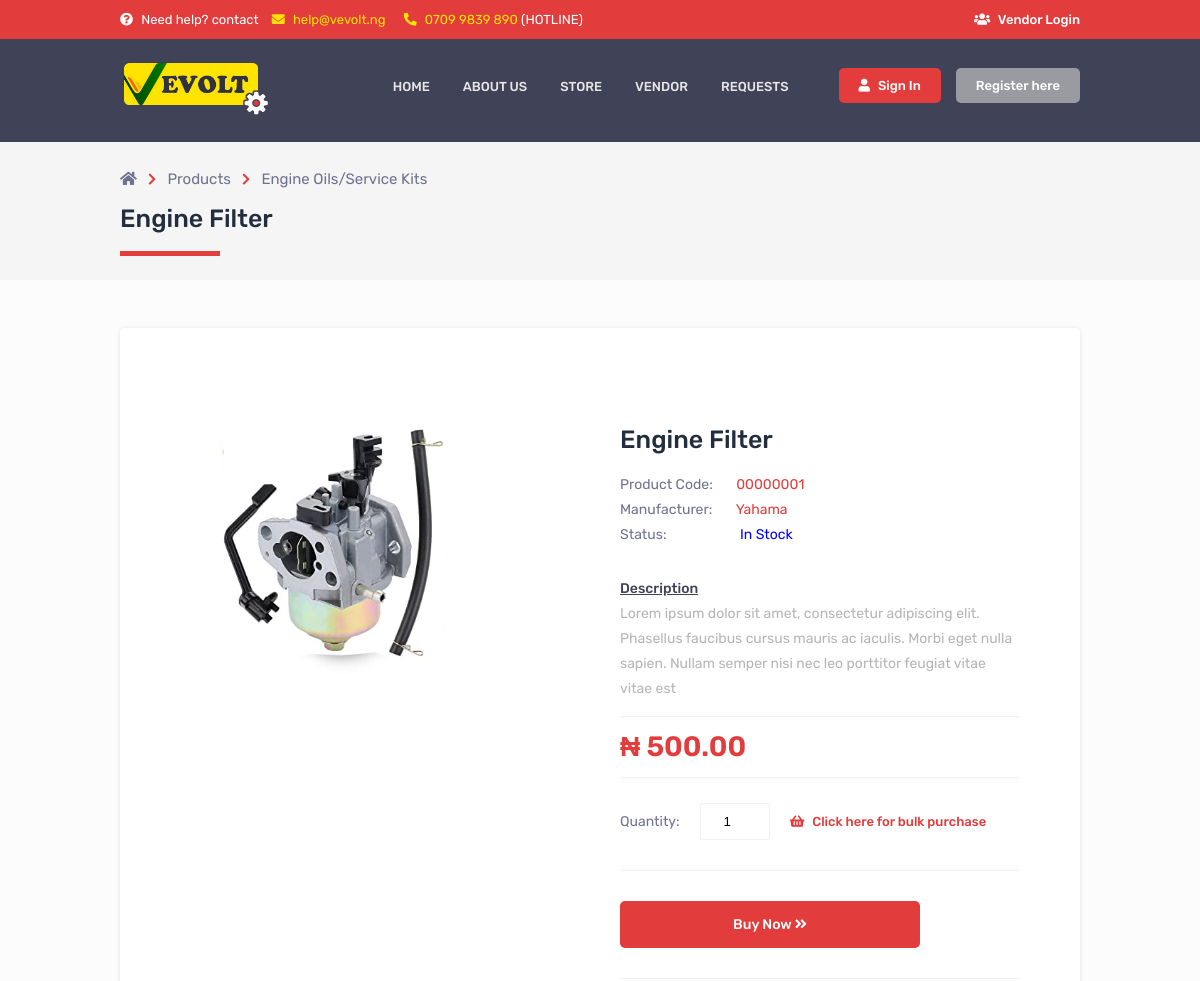
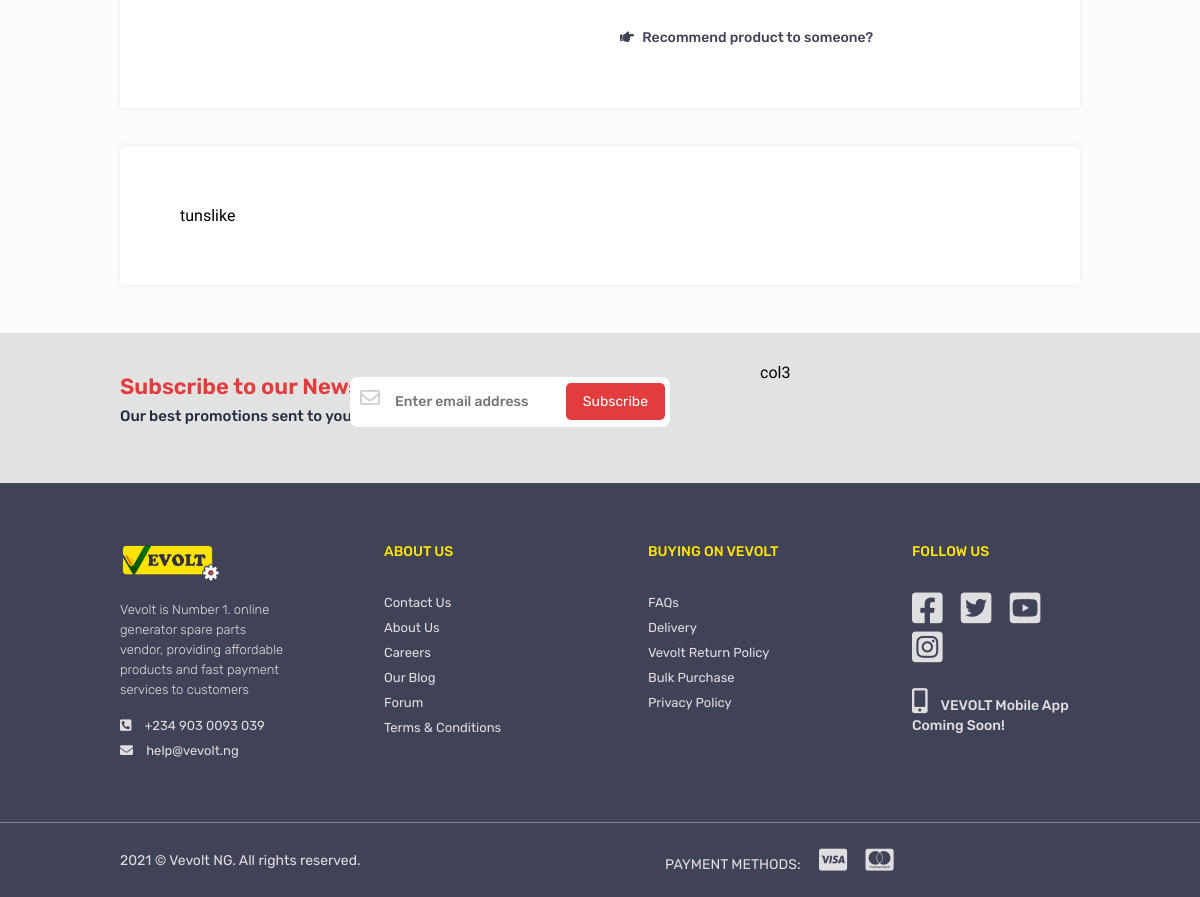
Page /stores/product?sku=1&pid=1aa5045eec80bd2817cc927f9a5303f4 on the committed database (2 pictures, top to bottom).
### tables this page shows
CREATE TABLE `esb_products` (
  `SEQ_NUM` int(11) NOT NULL,
  `PRODUCT_ID` varchar(250) NOT NULL,
  `STORE_ID` varchar(250) NOT NULL,
  `CATEGORY_ID` int(11) NOT NULL,
  `NAME` varchar(250) NOT NULL,
  `AMOUNT` double(18,2) NOT NULL,
  `DESCRIPTION` varchar(500) NOT NULL,
  `IMAGE` blob NOT NULL,
  `FILE_NAME` varchar(500) NOT NULL,
  `QUANTITY` int(11) NOT NULL DEFAULT 0,
  `TOTAL_SOLD` int(11) NOT NULL DEFAULT 1,
  `MANUFACTURER` varchar(500) NOT NULL,
  `DATE_CREATED` datetime NOT NULL,
  `MODIFIED_DATE` datetime NOT NULL,
  `STATUS` int(11) NOT NULL DEFAULT 0,
  `PRODUCT_CODE` varchar(250) NOT NULL
);

CREATE TABLE `esb_product_category` (
  `SEQ_NUM` int(11) NOT NULL,
  `CATEGORY` varchar(500) NOT NULL,
  `DATE_CREATED` datetime NOT NULL,
  `ACTIVE` int(11) NOT NULL DEFAULT 0
);

### app/controllers/Stores.php (called while the page is built, shortened)
<?php
class Stores extends Controller {
    public function __construct(){
        $this->userModel = $this->model('Store');
    }
    public function product() {
        $product = $_GET['pid'];
        $productDetails = $this->userModel->getProductDetails($product);
        $data = [
            'title' => $productDetails->NAME .' - '. SITENAME,
            'details' => $productDetails
        ];
        $this->view('stores/product', $data);
    }
}

### app/libraries/Core.php (called while the page is built, shortened)
<?php
  class Core {
    protected $currentMethod = 'index';
    public function __construct(){
      $url = $this->getUrl();
      if(file_exists('../app/controllers/' . ucwords($url[0]). '.php')){
        unset($url[0]);
      }
      $this->currentController = new $this->currentController;
      if(isset($url[1])){
        if(method_exists($this->currentController, $url[1])){
          $this->currentMethod = $url[1];
          unset($url[1]);
        }
      }
      $this->params = $url ? array_values($url) : [];
      call_user_func_array([$this->currentController, $this->currentMethod], $this->params);
    }
    public function getUrl(){
      if(isset($_GET['url'])){
        $url = rtrim($_GET['url'], '/');
        $url = filter_var($url, FILTER_SANITIZE_URL);
        $url = explode('/', $url);
        return $url;
      }
    }
  }

### app/require.php (called while the page is built, shortened)
<?php
    require_once 'libraries/Core.php';
    require_once 'libraries/Controller.php';
    require_once 'libraries/Database.php';
    $init = new Core();

### public/index.php (called while the page is built)
<?php
    require_once '../app/require.php';

### app/libraries/Database.php (called while the page is built, shortened)
<?php
    class Database {
        private $dbHost = DB_HOST;
        private $dbUser = DB_USER;
        private $dbPass = DB_PASS;
        private $dbName = DB_NAME;
        private $statement;
        private $dbHandler;
        public function __construct() {
            $conn = 'mysql:host=' . $this->dbHost . ';dbname=' . $this->dbName;
            $options = array(
                PDO::ATTR_PERSISTENT => true,
                PDO::ATTR_ERRMODE => PDO::ERRMODE_EXCEPTION
            );
            try {
                $this->dbHandler = new PDO($conn, $this->dbUser, $this->dbPass, $options);
            } catch (PDOException $e) {
                $this->error = $e->getMessage();
                echo $this->error;
            }
        }
        public function query($sql) {
            $this->statement = $this->dbHandler->prepare($sql);
        }
        public function bind($parameter, $value, $type = null) {
            switch (is_null($type)) {
                default:
                    $type = PDO::PARAM_STR;
            }
            $this->statement->bindValue($parameter, $value, $type);
        }
        public function execute() {
            return $this->statement->execute();
        }
        public function single() {
            $this->execute();
            return $this->statement->fetch(PDO::FETCH_OBJ);
        }
    }

### app/models/Store.php (called while the page is built, shortened)
<?php
class Store {
    private $db;
    public function __construct() {
        $this->db = new Database;
    }
    public function getProductDetails($productid) {
        $this->db->query('SELECT PRODUCT_ID, AMOUNT, NAME, C.CATEGORY, DESCRIPTION, FILE_NAME, MANUFACTURER, PRODUCT_CODE, QUANTITY FROM esb_products P
                          LEFT JOIN esb_product_category C ON P.CATEGORY_ID = C.SEQ_NUM
                         WHERE STATUS = 0 AND PRODUCT_ID = :productid');
        $this->db->bind(':productid', $productid);
        $row = $this->db->single();
        return $row;
    }
}

### app/views/stores/product.php (the view, shortened to what this page needs)
<?php
   require APPROOT . '/views/includes/header.php';
?>
<div class="innerheader" style="padding-top:1%; padding-bottom:2%;">
    <div class="breadcrumb">
        <ul>
            <li><a href="<?php echo URLROOT; ?>/index"><i class="fas fa-home"></i></a></li>
            <li><i class="fas fa-chevron-right" style="color:#e23c3c; font-size: 13px; margin: 0px -2px;"></i></li>
            <li><a href="<?php echo URLROOT; ?>/index">Products</a></li>
            <li><i class="fas fa-chevron-right" style="color:#e23c3c; font-size: 13px; margin: 0px -2px;"></i></li>
            <li><a href="#"><?php echo $data['details']->CATEGORY; ?></a></li>
        </ul>
    </div>
    <div class="productHeaderTitle">
        <?php echo $data['details']->NAME; ?>
    </div>
</div>
<div class="productBody">
    <div class="productBodyContainer">
        <div class="productBodyCol">
        <img src="<?php echo URLROOT; ?>/public/images/products/<?php echo $data['details']->FILE_NAME; ?>?v=<?php echo rand(10000000000,99999999999); ?>" />
        </div>
        <div class="productBodyCol">
        <form action="<?php echo URLROOT; ?>/stores/createCart" method ="POST">
            <h5 class="productBodyTitle"><?php echo $data['details']->NAME; ?></h5>
            <ul>
                <li>Product Code: <span><?php echo $data['details']->PRODUCT_CODE; ?></span></li>
                <li>Manufacturer:  <span><?php echo $data['details']->MANUFACTURER; ?></span> </li>
                <li>Status: <?php echo ($data['details']->QUANTITY == 0) ? '<span style="margin-left:70px;">Out of Stock</span>' : '<span style="color:blue; margin-left:70px;">In Stock</span>'; ?></li>
            </ul>
            <h6>Description</h6>
            <p><?php echo $data['details']->DESCRIPTION; ?></p>
            <div class="productAmount">
            ₦ <?php echo number_format($data['details']->AMOUNT, 2); ?>
            </div>
            <div class="productQty">
                <div>Quantity:</div>
                <input type="number" min="1" value="1" onchange="ValidateQuantityField(this.value)" class="qtyval" onkeypress="return (event.charCode == 8 || event.charCode == 0) ? null : event.charCode >= 48 && event.charCode <= 57">
                <a href="#"><i class="fas fa-shopping-basket"></i> Click here for bulk purchase</a>
            </div>
            <div class="productBuy">
                <button>Buy Now <i class="fas fa-angle-double-right"></i></button>
            </div>
            <div class="recommendProduct">
            <a href="#"><i class="fas fa-hand-point-right"></i> Recommend product to someone?</a>
            </div>
        </form>
        </div>
    </div>
    <br>
    <br>
    <div class="productBodyContainer">
        tunslike
    </div>
</div>
<?php
   require APPROOT . '/views/includes/footer.php';
?>

### app/libraries/Controller.php (shortened to what this page needs)
<?php
    class Controller {
        public function model($model) {
            return new $model();
        }
        public function view($view, $data = []) {
            if (file_exists('../app/views/' . $view . '.php')) {
                require_once '../app/views/' . $view . '.php';
            } else {
                die("View does not exists.");
            }
        }
    }

### app/views/includes/header.php (shortened to what this page needs)
<!DOCTYPE html>
<html lang="en">
<head>
    <link rel="stylesheet" href="https://cdnjs.cloudflare.com/ajax/libs/animate.css/4.1.1/animate.min.css" />
    <link href="<?php echo URLROOT ?>/public/css/fontawesome/css/all.css?v=<?php echo rand(10000000000,99999999999); ?>" rel="stylesheet">
    <link rel="stylesheet" href="<?php echo URLROOT ?>/public/css/appStyle.css?v=<?php echo rand(10000000000,99999999999); ?>">
</head>
<body>
<div class="wrapper">
<header>
    <div class="topnav">
        <div class="helpText">
        <i style="margin-right:5px;" class="fas fa-question-circle"></i> Need help? contact <span style="color:#ffe400; margin-left:10px;"><i class="fas fa-envelope" style="margin-right:5px;"></i> help@vevolt.ng  <span style="margin-left: 15px;"><i class="fas fa-phone-alt" style="margin-right:5px;"></i> 0709 9839 890</span><span style="color:#fff;"> (HOTLINE)</span></span>
        </div>
        <div class="topnavright">
            <div class="vendorLogin"><a href="#"><i style="margin-right:5px;" class="fas fa-users"></i> Vendor Login</a></div>
        </div>
    </div>
    <div class="logoarea">
        <a href="<?php echo URLROOT; ?>/index" title="Back to Home"><img src="<?php echo URLROOT; ?>/public/images/logo.jpg?v=<?php echo rand(10000000000,99999999999); ?>" alt="Logo" width="150px" /></a>
        <nav>
            <ul>
                <li><a href="<?php echo URLROOT; ?>/index">HOME</a></li>
                <li><a href="<?php echo URLROOT; ?>/aboutus">ABOUT US</a></li>
                <li><a href="<?php echo URLROOT; ?>/store">STORE</a></li>
                <li><a href="<?php echo URLROOT; ?>/vendor">VENDOR</a></li>
                <li><a href="<?php echo URLROOT; ?>/requests">REQUESTS</a></li>
            </ul>
        </nav>
        <div style="padding-bottom:10px; display:flex;">
        <?php if(isset($_SESSION['user_id'])) : ?>
            <a class="dashboard" href="<?php echo URLROOT; ?>/account/dashboard"><i style="margin-right:5px;" class="fa fa-user"></i> Hi, <?php echo ucfirst($_SESSION['firstname']); ?></a>
            <a class="signup" href="<?php echo URLROOT; ?>/account/logout">Log out <i style="margin-left:5px;" class="fas fa-sign-out-alt"></i></a>
        <?php else : ?>
            <a class="signin" href="<?php echo URLROOT; ?>/account/login"><i style="margin-right:5px;" class="fa fa-user"></i> Sign In</a>
            <a class="signup" href="<?php echo URLROOT; ?>/account/register">Register here</a>
        <?php endif; ?>
        </div>
    </div>
</header>

### app/views/includes/footer.php (shortened to what this page needs)
 <div class="push"></div>
  </div>
  <footer class="footer">
  <div class="registervendor" style="background-color: #e2e2e2;">
    <div class="regcontainer" style="width:80%; display:flex; flex-direction:row;">
        <div style="flex:2;">
            <div class="newsletter">
              <div class="newscol1">
              <h5 class="newstitle">Subscribe to our Newsletter</h5>
              <p class="newsbody">Our best promotions sent to your inbox.</p>
              </div>
                <div class="newscol2">
                <div class="newsfield">
        <form action="/action_page.php" method="get" id="form1">
            <div class="iconnews"><i class="far fa-envelope"></i></div>
            <input type="text" placeholder="Enter email address" id="lname" name="lname" />
            <button type="submit" form="form1" value="Submit">Subscribe</button>
        </form>
        </div>
                </div>
            </div>
        </div>
        <div style="flex:1;">col3</div>
    </div>
  </div>
  <div class="footerbody">
    <div class="footercontent">
      <div class="footercol">
      <img src="<?php echo URLROOT; ?>/public/images/logo.jpg?v=<?php echo rand(10000000000,99999999999); ?>" alt="Logo" width="100px" />
      <p>Vevolt is Number 1. online generator spare parts vendor, providing affordable products and fast payment services to customers</p>
      <ul>
        <li><i class="fas fa-phone-square-alt"></i> +234 903 0093 039</li>
        <li><i class="fas fa-envelope"></i> help@vevolt.ng</li>
      </ul>
      </div>
      <div class="footercol">
        <div class="footercolhdr">
          ABOUT US
        </div>
        <ul>
        <li><a href="#">Contact Us</a></li>
        <li><a href="#">About Us</a></li>
        <li><a href="#">Careers</a></li>
        <li><a href="#">Our Blog</a></li>
        <li><a href="#">Forum</a></li>
        <li><a href="#">Terms & Conditions</a></li>
      </ul>
      </div>
      <div class="footercol">
      <div class="footercolhdr">
          BUYING ON VEVOLT
        </div>
        <ul>
        <li><a href="#">FAQs</a></li>
        <li><a href="#">Delivery</a></li>
        <li><a href="#">Vevolt Return Policy</a></li>
        <li><a href="#">Bulk Purchase</a></li>
        <li><a href="#">Privacy Policy</a></li>
      </ul>
      </div>
      <div class="footercol">
      <div class="footercolhdr">
          FOLLOW US
        </div>
        <div class="footerSocial">
          <ul>
            <li><a href="#"><i style="font-size:35px;" class="fab fa-facebook-square"></i></a></li>
            <li><a href="#"><i style="font-size:35px;" class="fab fa-twitter-square"></i></a></li>
            <li><a href="#"><i style="font-size:35px;" class="fab fa-youtube-square"></i></a></li>
            <li><a href="#"><i style="font-size:35px;" class="fab fa-instagram-square"></i></a></li>
          </ul>
        </div>
        <p style="margin-top:20px; font-size:14px; font-weight:500;"><i style="font-size:25px;" class="fas fa-mobile-alt"></i> VEVOLT Mobile App Coming Soon!</p>
      </div>
    </div>
    <div class="footerBottom">
      <div style="width:80%; margin: 0px auto; align-items:center; display: flex;">
      <div style="flex:1;">
      <p>
          2021 © Vevolt NG. All rights reserved.
          </p>
      </div>
      <div style="flex:1;">
      <ul class="paymentypes">
        <li>PAYMENT METHODS: </li>
        <li><i style="font-size:25px;" class="fab fa-cc-visa"></i></li>
        <li><i style="font-size:25px;" class="fab fa-cc-mastercard"></i></li>
      </ul>
    </div>
      </div>
    </div>
  </div>
  </footer>
</body>
</html>

### rows in the picture
esb_products: esb_product_category.CATEGORY "Engine Oils/Service Kits", NAME "Engine Filter", FILE_NAME (picture), PRODUCT_CODE "00000001", MANUFACTURER "Yahama", DESCRIPTION "Lorem ipsum dolor sit amet, consectetur adipiscing elit. Phasellus faucibus cursus mauris ac iaculis. Morbi eget nulla sapien. Nullam semper nisi nec leo porttitor feugiat vitae vitae est", AMOUNT "500.00"
